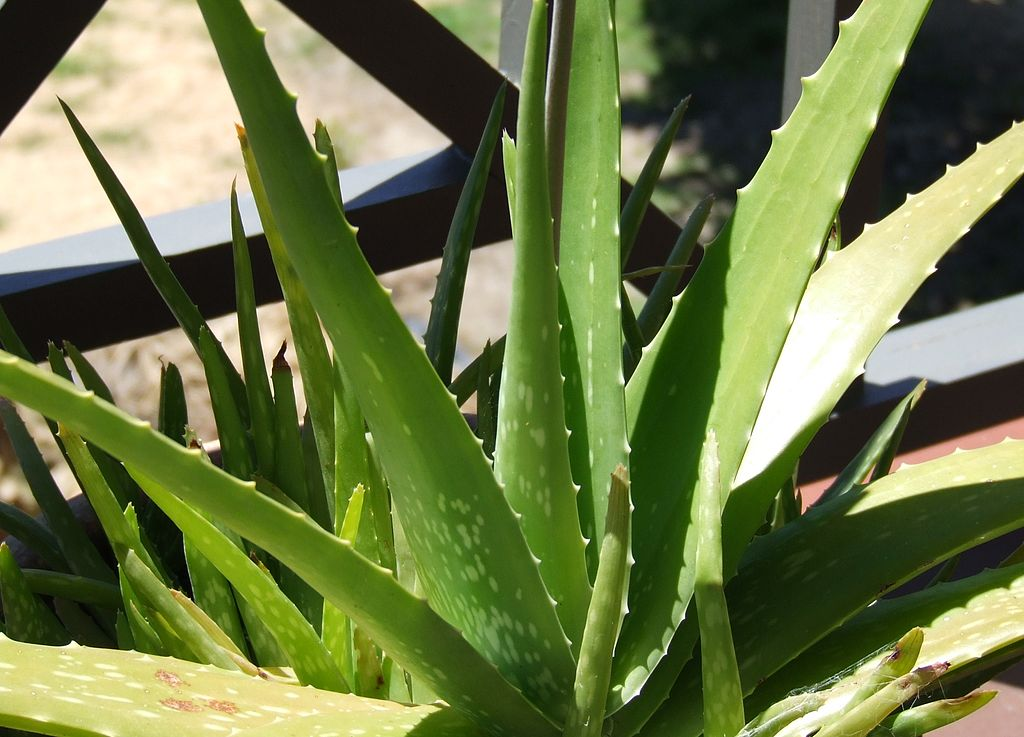
#> input picture Practica 3/AloeVera.jpg, 1024 x 737 px
$ python transformaciones.py
#> lines starting #> are read from the running program, lines starting #| are printed output that depends on the picture
from PIL import Image, ImageFilter
import numpy as np
import matplotlib.pyplot as plt


# Cargar imagen con PIL
img_pil = Image.open('AloeVera.jpg')
#> img_pil is the input picture: PIL image 1024x737 RGB; mean R, G, B 108.2, 120.2, 71.3
img_rgb = np.array(img_pil.convert('RGB'))

# 1) Conversión a escala de grises (PIL)
img_gray = np.array(img_pil.convert('L'))

# 2) Sepia (operación por canal)
sepia_matrix = np.array([
    [0.393, 0.769, 0.189],
    [0.349, 0.686, 0.168],
    [0.272, 0.534, 0.131]
])

def apply_sepia(img_arr):
    h, w, _ = img_arr.shape
#> h = 737; w = 1024
    flat = img_arr.reshape((-1, 3)).astype(np.float32)
    sepia_flat = np.dot(flat, sepia_matrix.T)
    sepia_flat = np.clip(sepia_flat, 0, 255)
    return sepia_flat.reshape((h, w, 3)).astype(np.uint8)
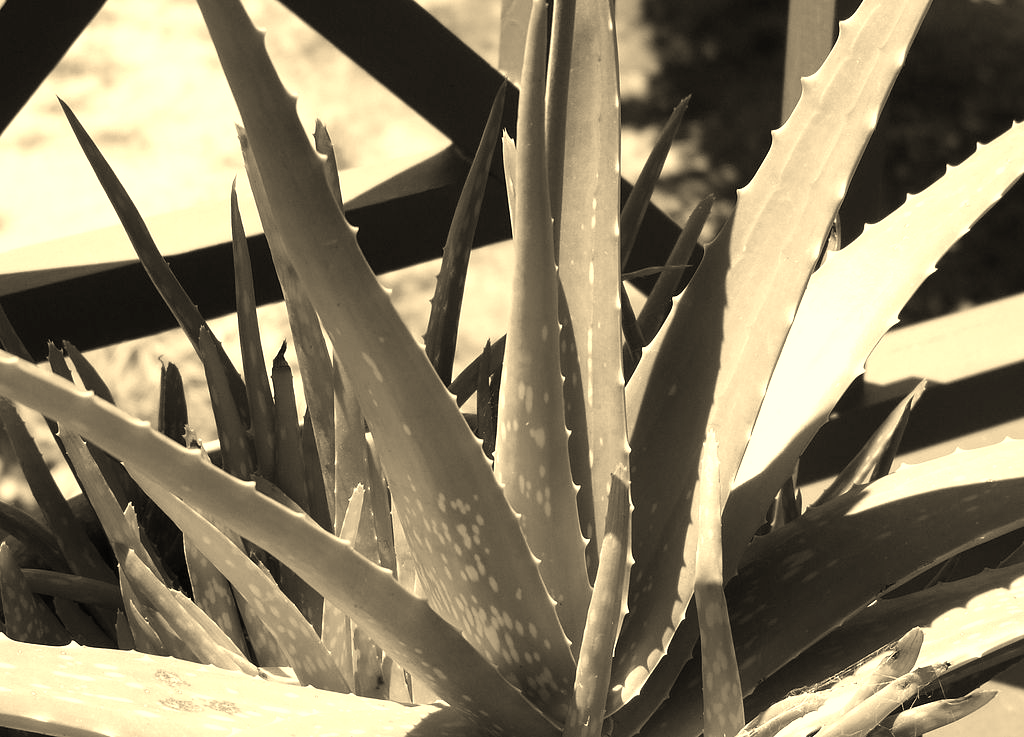
#> returned value: shape (737, 1024, 3); mean of channels 0, 1, 2 138.3, 128.6, 102.5; drawn as R, G, B

img_sepia = apply_sepia(img_rgb)

# 3) Emboss usando PIL
img_emboss = np.array(img_pil.filter(ImageFilter.EMBOSS))
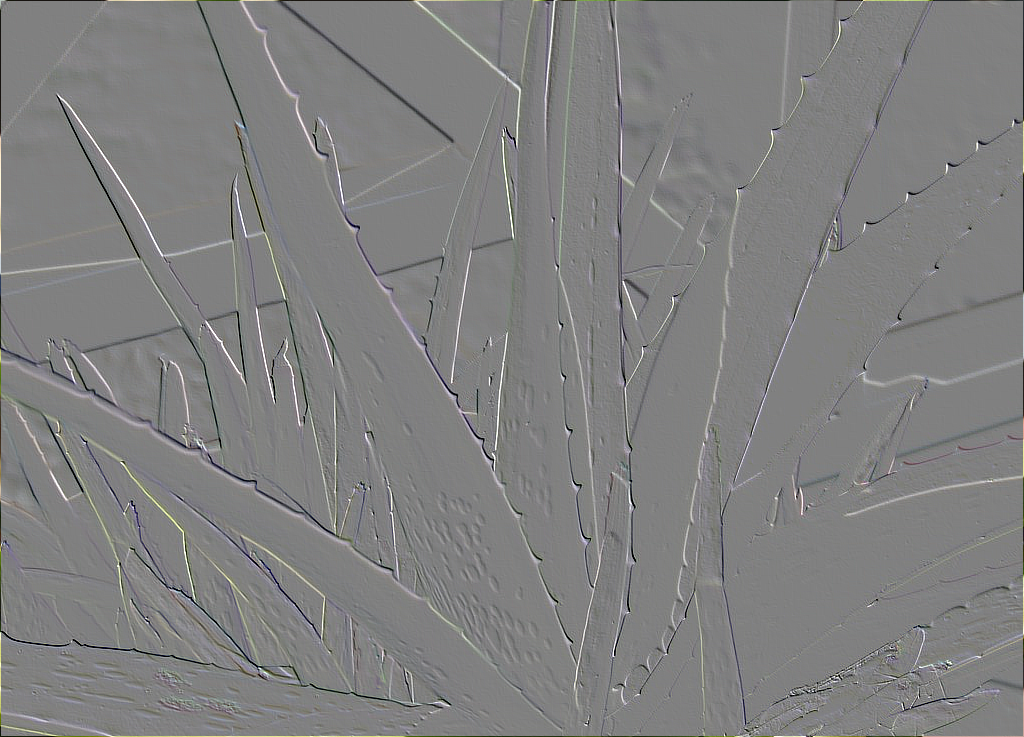
#> img_emboss: shape (737, 1024, 3); mean R, G, B 127.9, 127.9, 127.8

# 4) Blur (Gaussian) con PIL
img_blur = np.array(img_pil.filter(ImageFilter.GaussianBlur(radius=3)))
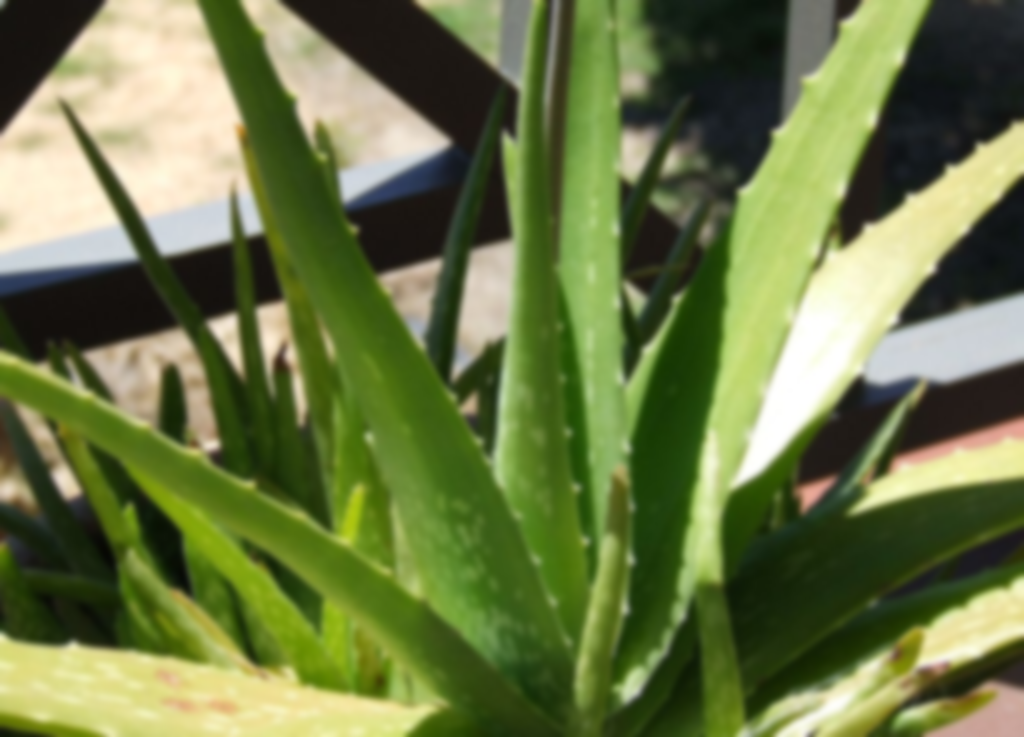
#> img_blur: shape (737, 1024, 3); mean R, G, B 108.2, 120.2, 71.2

# 5) Sharpen con PIL
img_sharp = np.array(img_pil.filter(ImageFilter.UnsharpMask(radius=2, percent=150, threshold=3)))

# Mostrar resultados
plt.figure(figsize=(12, 8))
plt.subplot(231); plt.imshow(img_rgb); plt.title('Original (RGB)'); plt.axis('off')
plt.subplot(232); plt.imshow(img_gray, cmap='gray'); plt.title('Escala de grises'); plt.axis('off')
plt.subplot(233); plt.imshow(img_sepia); plt.title('Sepia'); plt.axis('off')
plt.subplot(234); plt.imshow(img_emboss); plt.title('Emboss'); plt.axis('off')
plt.subplot(235); plt.imshow(img_blur); plt.title('Blur (Gaussian)'); plt.axis('off')
plt.subplot(236); plt.imshow(img_sharp); plt.title('Sharpen'); plt.axis('off')

plt.tight_layout()
plt.show()

# Mostrar los canales R, G, B como imágenes en gris separadas
r = img_rgb[:, :, 0]
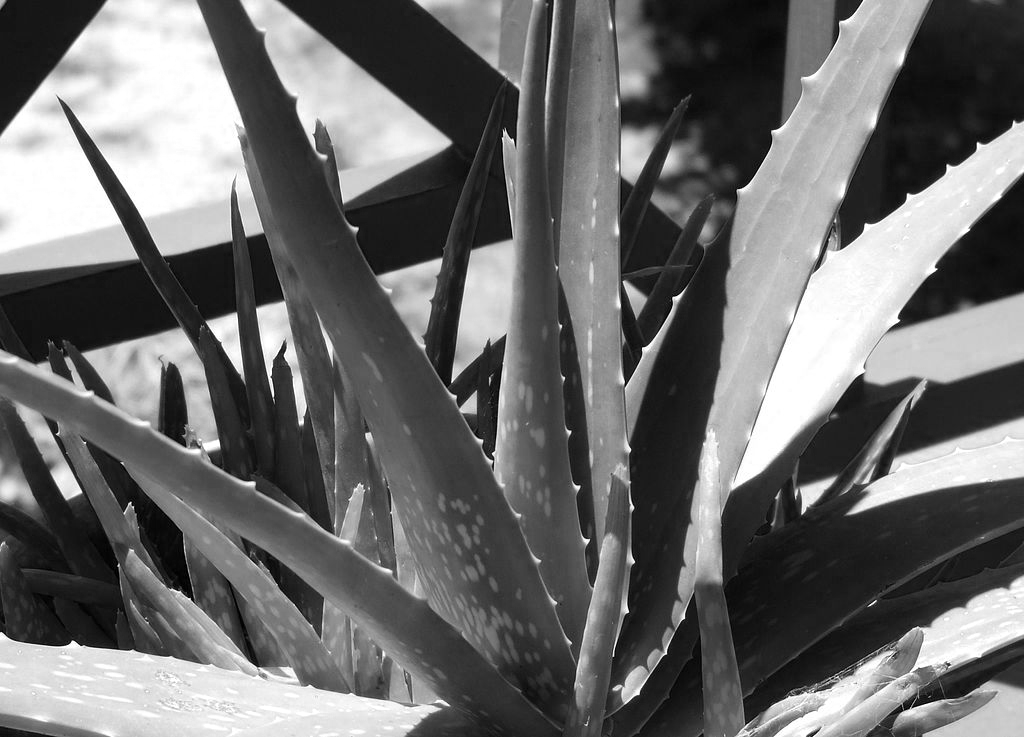
#> r: shape (737, 1024); min 0, max 255, mean 108.2
g = img_rgb[:, :, 1]
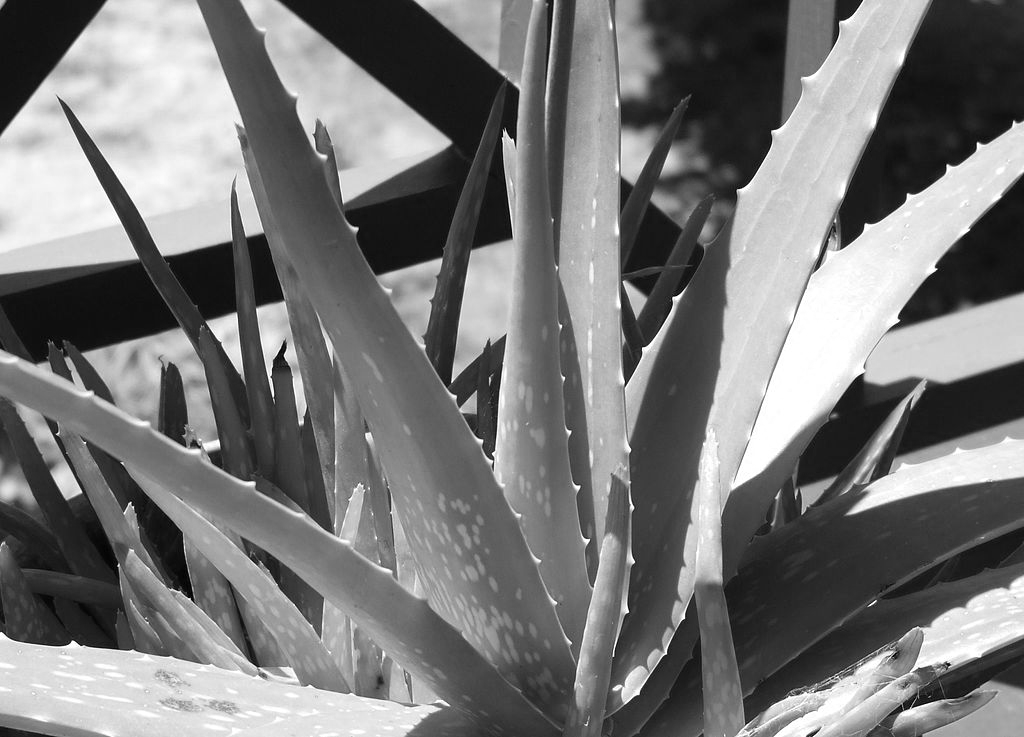
#> g: shape (737, 1024); min 0, max 255, mean 120.2
b = img_rgb[:, :, 2]
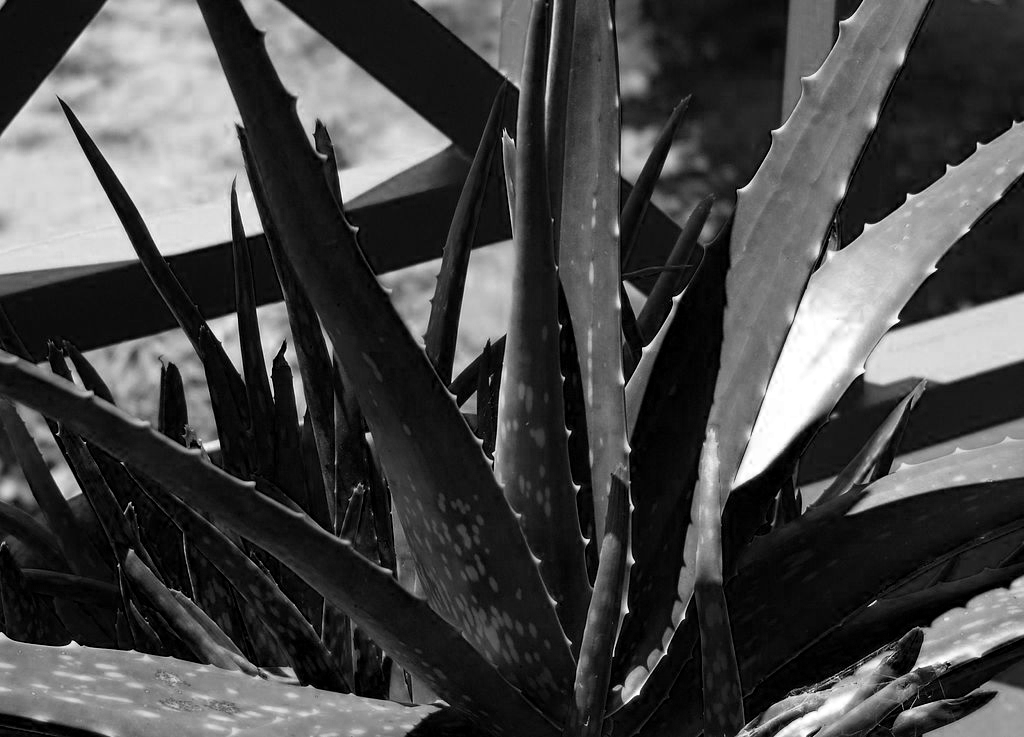
#> b: shape (737, 1024); min 0, max 255, mean 71.3

plt.figure(figsize=(9, 3))
plt.subplot(131); plt.imshow(r, cmap='gray'); plt.title('Canal R (gris)'); plt.axis('off')
plt.subplot(132); plt.imshow(g, cmap='gray'); plt.title('Canal G (gris)'); plt.axis('off')
plt.subplot(133); plt.imshow(b, cmap='gray'); plt.title('Canal B (gris)'); plt.axis('off')
plt.tight_layout(); plt.show()
